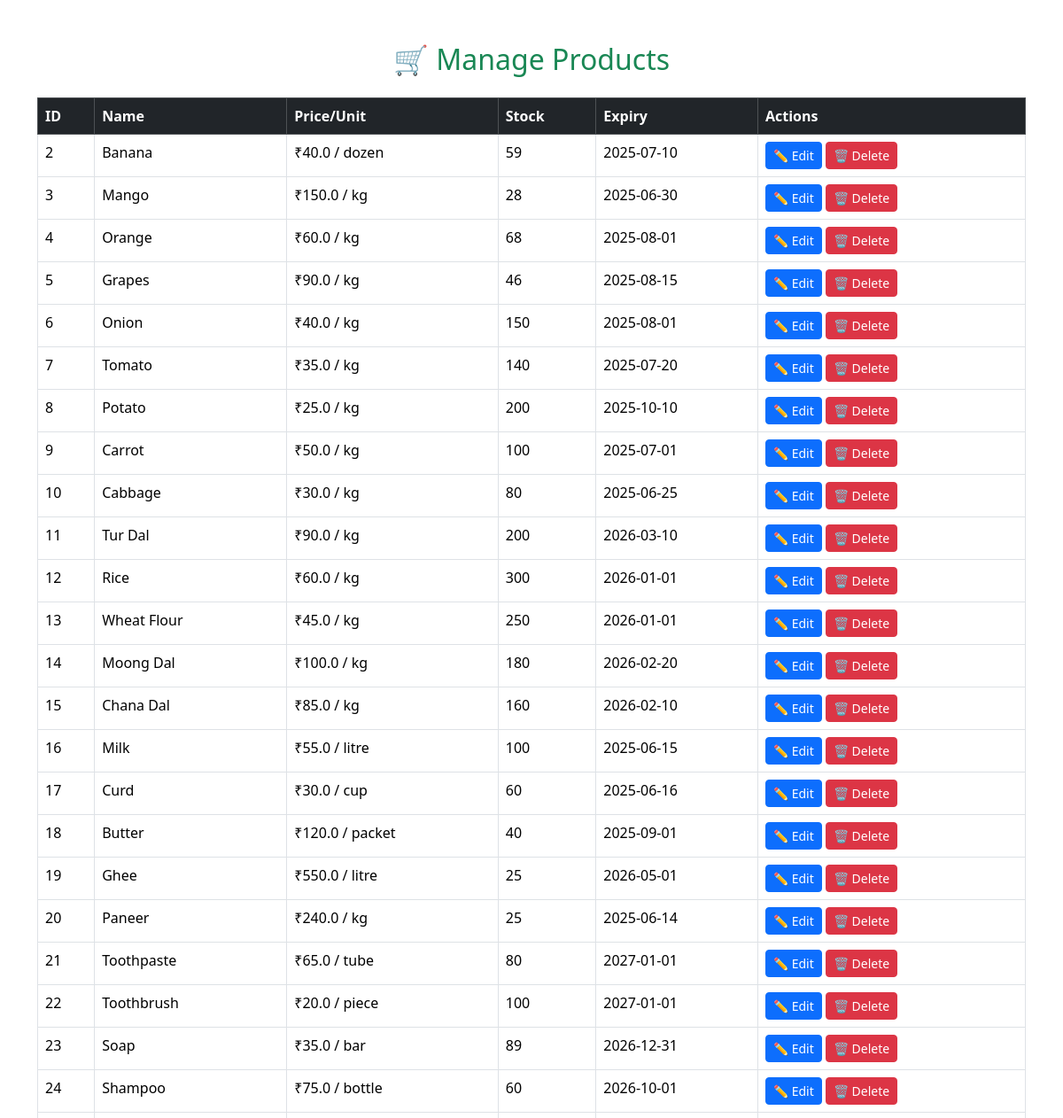
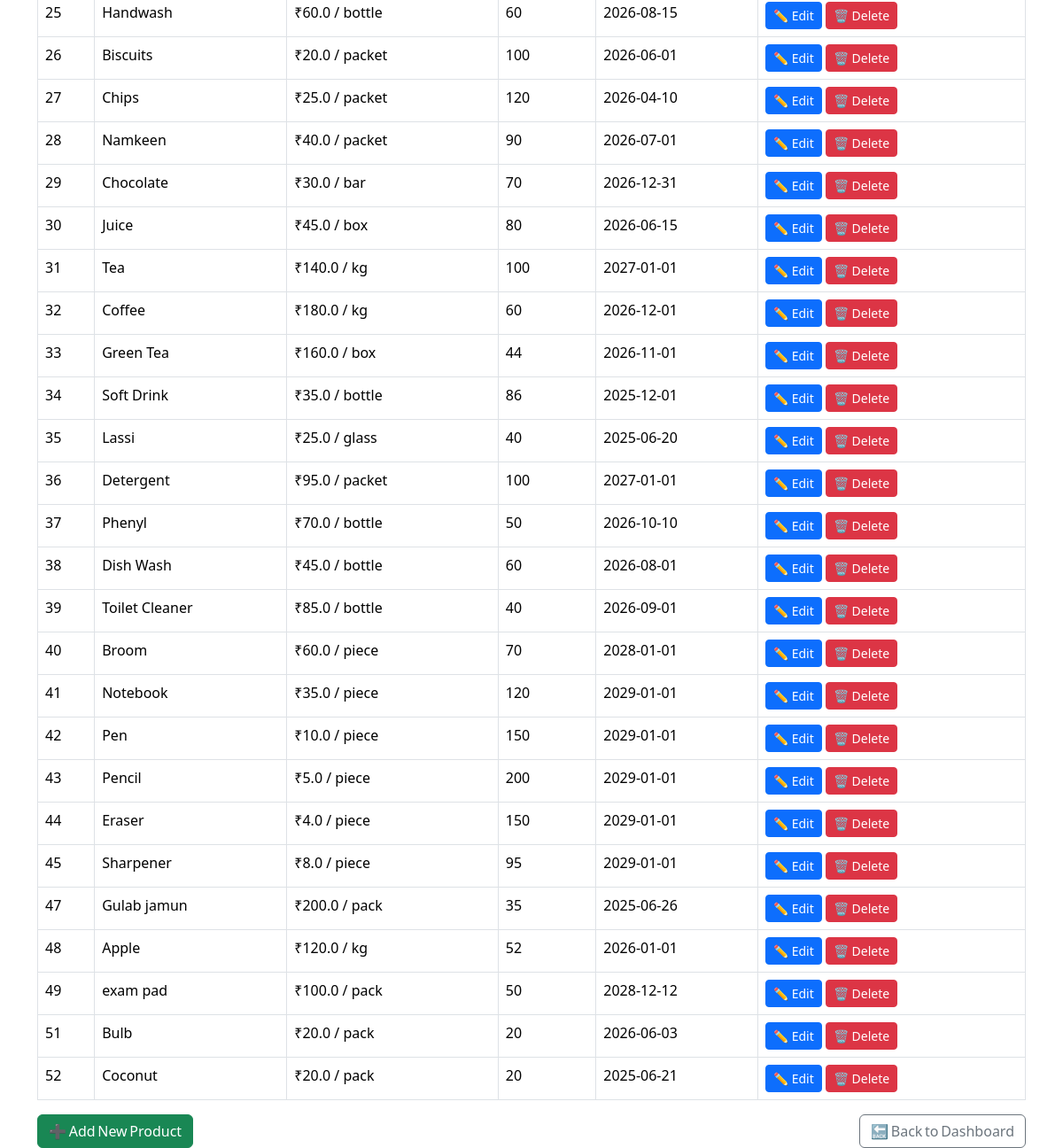
/admin/products (signed in), run on an earlier commit of the app's database (2 pictures, top to bottom).
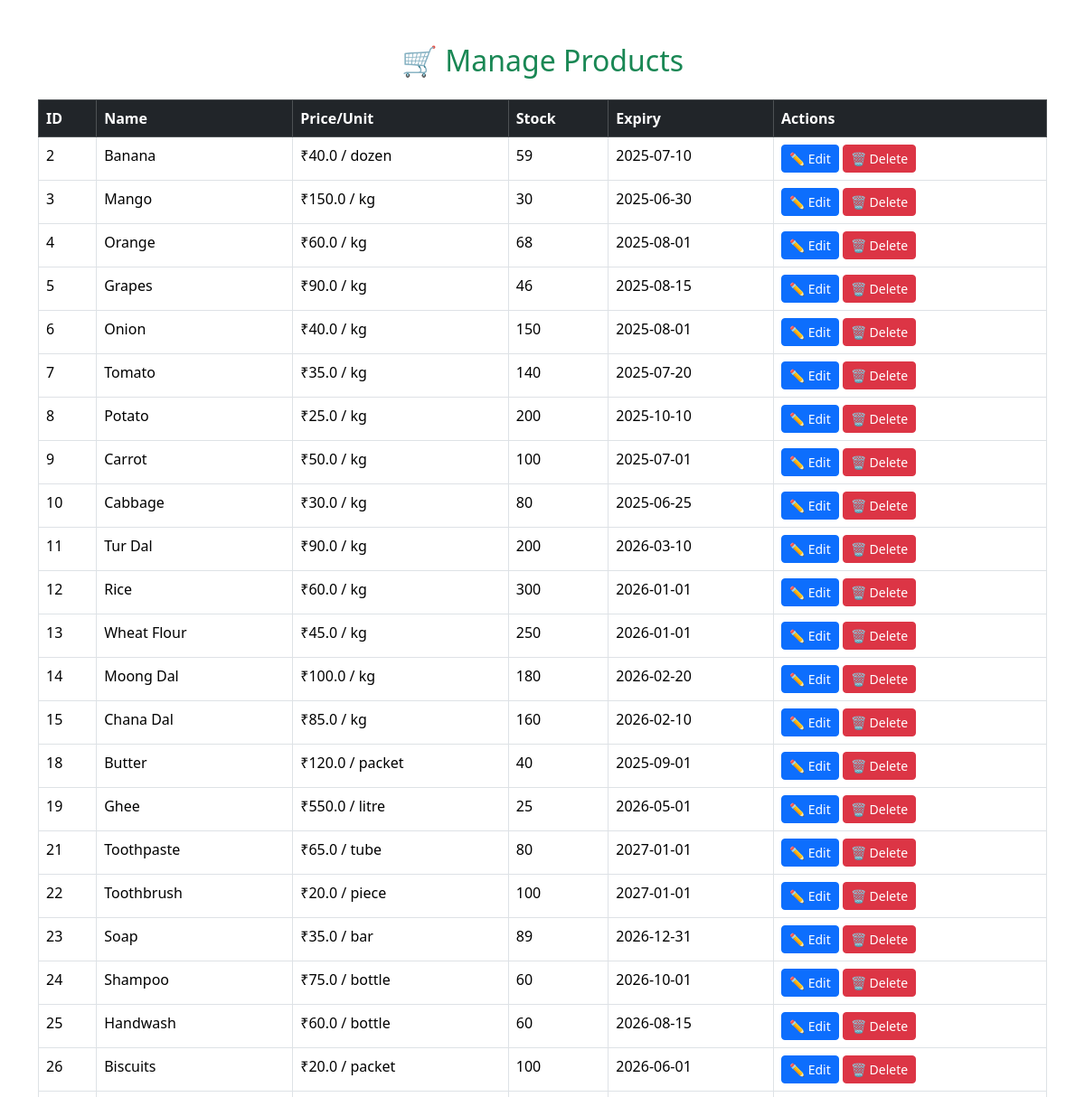
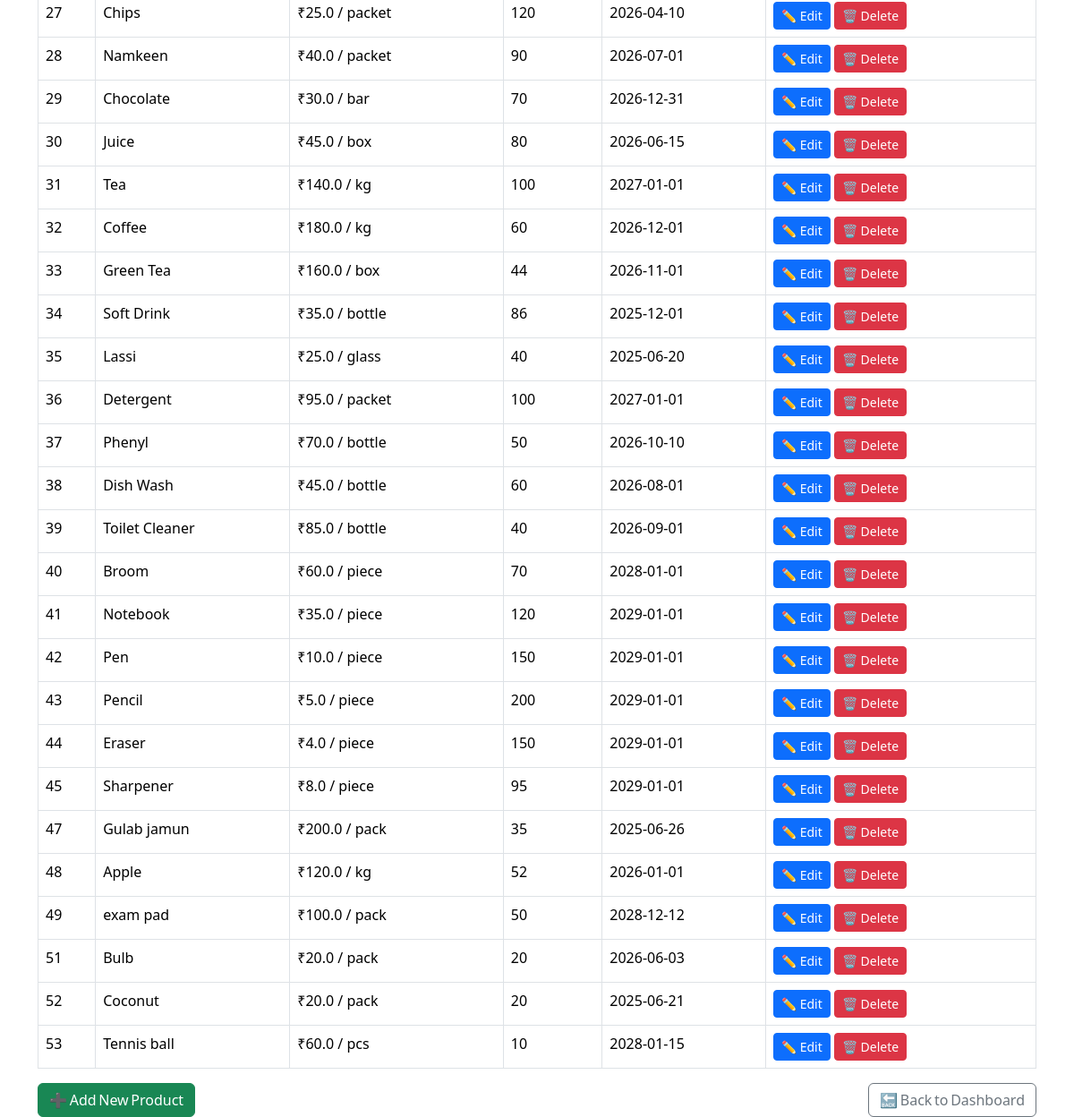
And on a later commit of the database (2 pictures, top to bottom).
### tables this page shows
CREATE TABLE products(
            id INTEGER PRIMARY KEY AUTOINCREMENT,
            name TEXT NOT NULL,
            description TEXT,
            price REAL NOT NULL,
            stock INTEGER NOT NULL,
            expiry_date TEXT,
            unit TEXT NOT NULL,
            image_url TEXT,
            category TEXT
        );

### app.py (the view)
@app.route('/admin/products')
def admin_products():
    if 'role' in session and session['role'] == 'admin':
        conn = sqlite3.connect('grocery.db')
        cursor = conn.cursor()
        cursor.execute("SELECT id, name, price, unit, stock, expiry_date FROM products")
        rows = cursor.fetchall()
        conn.close()
        products = [{
            'id': row[0],
            'name': row[1],
            'price': row[2],
            'unit': row[3],
            'stock': row[4],
            'expiry_date': row[5]
        } for row in rows]
        return render_template('admin_products.html', products=products)
    return redirect('/login')

### templates/admin_products.html (shortened to what this page needs)
<!DOCTYPE html>
<html lang="en">
<head>
  <link href="https://cdn.jsdelivr.net/npm/bootstrap@5.3.3/dist/css/bootstrap.min.css" rel="stylesheet">
</head>
<body class="container mt-5">
  <h2 class="text-center text-success">🛒 Manage Products</h2>
  <table class="table table-bordered mt-4">
    <thead class="table-dark">
      <tr>
        <th>ID</th>
        <th>Name</th>
        <th>Price/Unit</th>
        <th>Stock</th>
        <th>Expiry</th>
        <th>Actions</th>
      </tr>
    </thead>
    <tbody>
      {% for product in products %}
      <tr>
        <td>{{ product.id }}</td>
        <td>{{ product.name }}</td>
        <td>₹{{ product.price }} / {{ product.unit }}</td>
        <td>{{ product.stock }}</td>
        <td>{{ product.expiry_date or 'N/A' }}</td>
        <td>
          <a href="{{ url_for('edit_product', product_id=product.id) }}" class="btn btn-sm btn-primary">✏️ Edit</a>
          <a href="{{ url_for('delete_product', product_id=product.id) }}" class="btn btn-sm btn-danger" onclick="return confirm('Are you sure to delete this product?')">🗑️ Delete</a>
        </td>
      </tr>
      {% endfor %}
    </tbody>
  </table>
  <div class="d-flex justify-content-between mt-3">
    <a href="/admin/add-product" class="btn btn-success">➕ Add New Product</a>
    <a href="/admin" class="btn btn-outline-secondary">🔙 Back to Dashboard</a>
  </div>
</body>
</html>

What changed in the data, as far as the page shows it:
removed products: id "16", name "Milk", price "55.0", unit "litre", stock "100", expiry_date "2025-06-15"
removed products: id "17", name "Curd", price "30.0", unit "cup", stock "60", expiry_date "2025-06-16"
removed products: id "20", name "Paneer", price "240.0", unit "kg", stock "25", expiry_date "2025-06-14"
changed products "Mango": stock "28" → "30"
added products: id "53", name "Tennis ball", price "60.0", unit "pcs", stock "10", expiry_date "2028-01-15"
